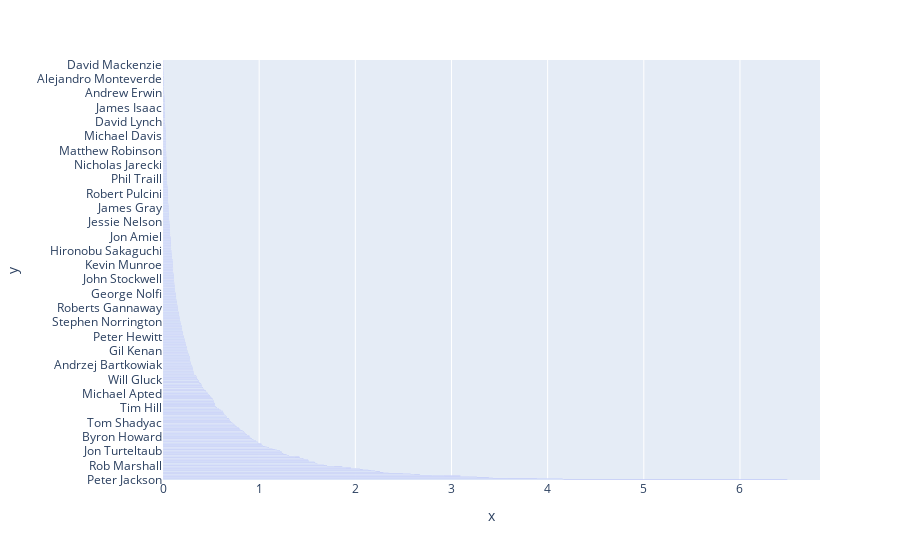

Notebook code for this chart:
### Markdown cell above
## 13. У какого режиссера самые большие суммарные кассовые сборы?

### Code cell
fig = px.bar(data_director, 
             x=(data_director.groupby(['director']).revenue.sum().sort_values(ascending=False).values)/1000000000, 
             y=data_director.groupby(['director']).revenue.sum().sort_values(ascending=False).index)

fig.show()

### Figure 1 — Plotly figure (JSON) as saved in the notebook; plotly's stock layout.template omitted (floating-point values rounded to 4 significant figures; data arrays with more than 128 entries replaced by an {"elided": "..."} marker saying what was removed)
{"data": [{"alignmentgroup": "True", "hovertemplate": "x=%{x}<br>y=%{y}<extra></extra>", "legendgroup": "", "marker": {"color": "#636efa"}, "name": "", "offsetgroup": "", "orientation": "h", "showlegend": false, "textposition": "auto", "type": "bar", "x": {"elided": "997 float values"}, "xaxis": "x", "y": {"elided": "997 str values"}, "yaxis": "y"}], "layout": {"barmode": "relative", "legend": {"tracegroupgap": 0}, "margin": {"t": 60}, "xaxis": {"anchor": "y", "domain": [0, 1], "title": {"text": "x"}}, "yaxis": {"anchor": "x", "domain": [0, 1], "title": {"text": "y"}}}}
